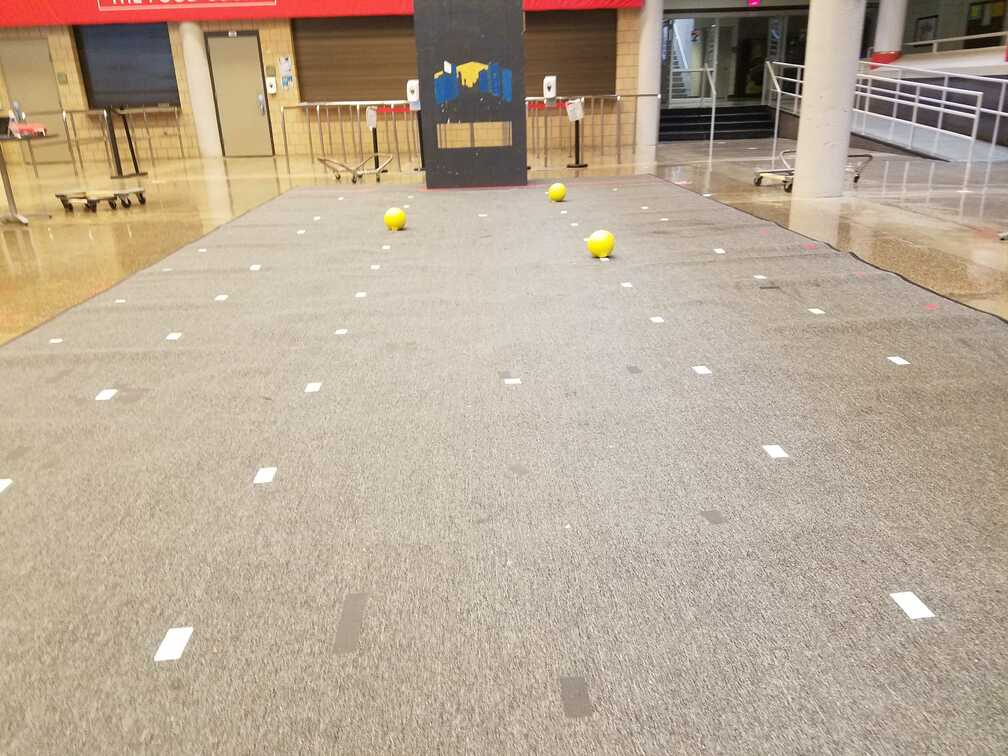
#> input picture obj4.jpg, 1008 x 756 px
$ python image_processing.py
#> lines starting #> are read from the running program, lines starting #| are printed output that depends on the picture; after the words box and inside, x2 and y2 are one past the last pixel; in counts of white or black regions, pixels touching at a corner belong together
import cv2
import time
import numpy as np


def nothing(x):
    pass

cv2.namedWindow("Tracking")
cv2.createTrackbar("LH", "Tracking", 0, 255, nothing)
#> slider 'LH' is set to 51
cv2.createTrackbar("LS", "Tracking", 0, 255, nothing)
#> slider 'LS' is set to 51
cv2.createTrackbar("LV", "Tracking", 0, 255, nothing)
#> slider 'LV' is set to 51

cv2.createTrackbar("UH", "Tracking", 255, 255, nothing)
cv2.createTrackbar("US", "Tracking", 255, 255, nothing)
cv2.createTrackbar("UV", "Tracking", 255, 255, nothing)

while True:
    # reading image
    img = cv2.imread('obj4.jpg', -1)
#> img is the input picture: shape (756, 1008, 3); mean B, G, R 147.9, 167.4, 184
    hsv = cv2.cvtColor(img, cv2.COLOR_BGR2HSV)
#> hsv: shape (756, 1008, 3); mean H, S, V 21.3, 52.4, 184.4

    # what to do with each vid frame
    l_h = cv2.getTrackbarPos("LH", "Tracking")
    l_s = cv2.getTrackbarPos("LS", "Tracking")
    l_v = cv2.getTrackbarPos("LV", "Tracking")
    h_h = cv2.getTrackbarPos("UH", "Tracking")
    h_s = cv2.getTrackbarPos("US", "Tracking")
    h_v = cv2.getTrackbarPos("UV", "Tracking")

    lower_HSV = {'h':0, 's':222, 'v':217}
    upper_HSV = {'h':204, 's':82, 'v':255}
    lower = np.array([l_h, l_s, l_v])
    upper = np.array([h_h, h_s, h_v])
    mask = cv2.inRange(img, lower, upper)
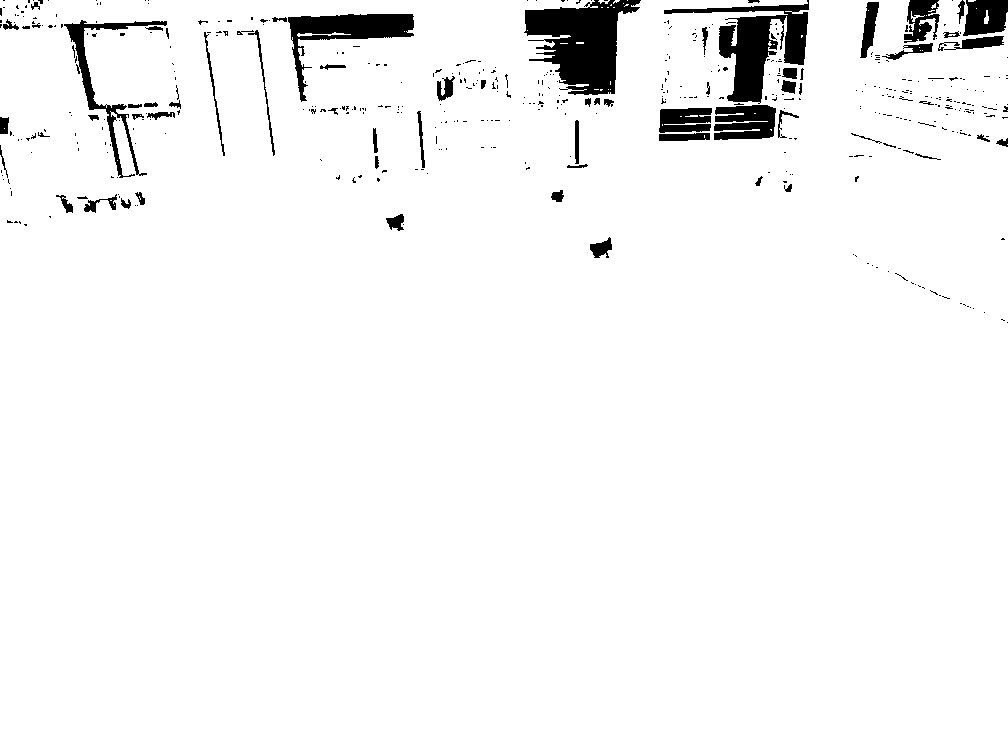
#> mask: shape (756, 1008); 96.1% white; 480 black regions (408 under 20 px), largest, box (x1, y1, x2, y2) and area: (524, 0, 641, 95) 6313, (664, 0, 809, 104) 5016, (288, 14, 414, 102) 3172

    kernel = np.ones((3,3), np.uint8)
    opening_img = cv2.morphologyEx(mask, cv2.MORPH_OPEN, kernel)
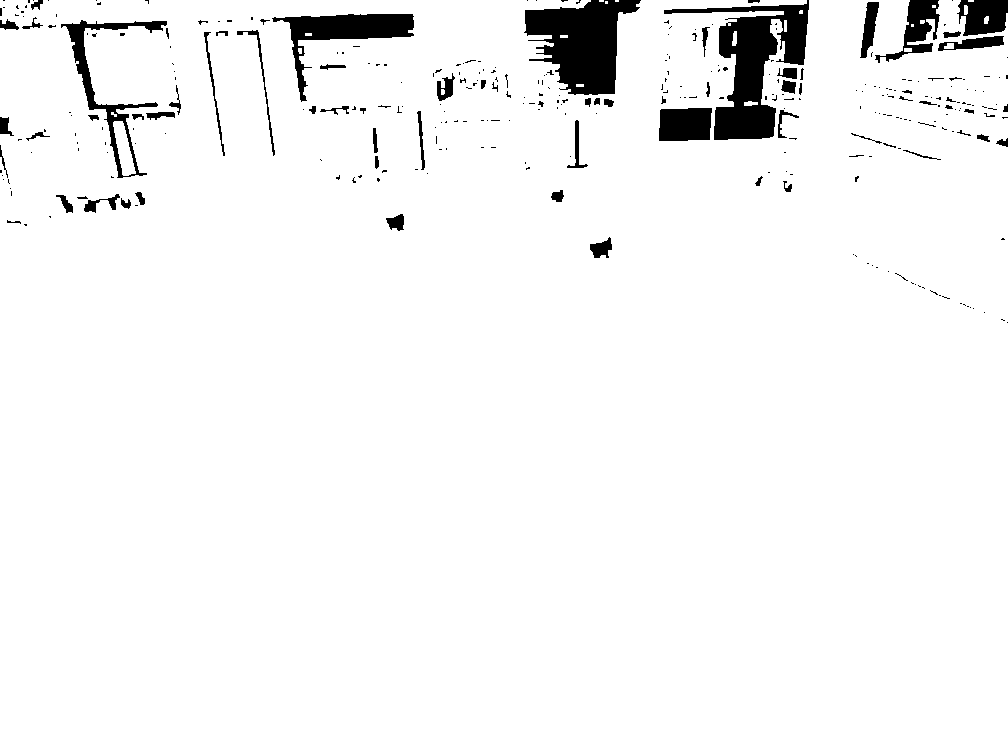
#> opening_img: shape (756, 1008); 95.9% white; 327 black regions (253 under 20 px), largest, box (x1, y1, x2, y2) and area: (664, 0, 809, 140) 7320, (524, 0, 641, 95) 6552, (272, 14, 414, 102) 3348

    points = cv2.findNonZero(mask)
#> points = contour of 732608 points, box (x1, y1, x2, y2) (0, 0, 1008, 756), area 162
    if cv2.countNonZero(mask)>0:
        avg = np.mean(points, axis=0)
#> avg = [[500.2, 390]]
    else:
        avg = None

    # displaying
    cv2.imshow('processed image', mask)
    k = cv2.waitKey(1)
#> (key q is pressed here)
    if k==ord('q'):
        break
    elif k==ord('p'):
        print(f'LH:{l_h} LS:{l_s} LV:{l_v} >>> UH:{h_h} US:{h_s} UV:{h_v}')
    elif k==ord('s'):
        print(f'shape: {mask.shape}')
    elif k==ord('m'):
        print(f'mean: {avg}')

cv2.destroyAllWindows()

'''
Obj1:
Lh:0
Ls:224
Lv:237
Uh:40
Us:255
Uv:255

Obj2:
Lh:0
Ls:230
Lv:245
Uh:105
Us:255
Uv:255

Obj3:
Lh:0
Ls:232
Lv:242
Uh:85
Us:255
Uv:255

Obj4:
Lh:0
Ls:225
Lv:240
Uh:82
Us:255
Uv:255
'''

$ run again, with obj1.jpg copied over obj4.jpg
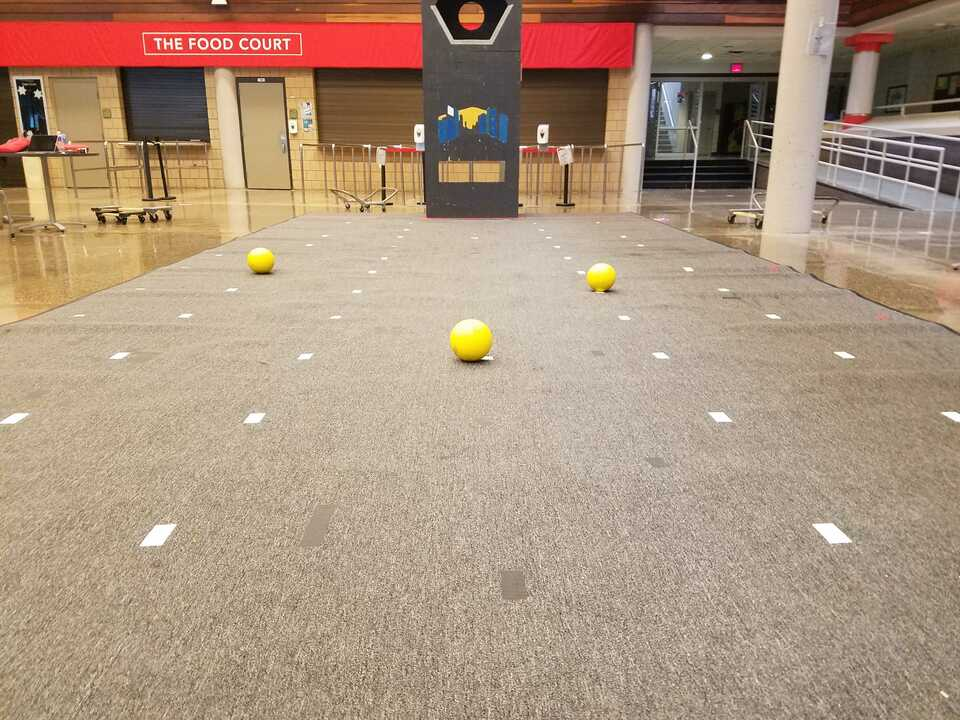
#> input picture obj1.jpg, 960 x 720 px
#> img is the input picture: shape (720, 960, 3); mean B, G, R 126.3, 148, 172.3
#> hsv: shape (720, 960, 3); mean H, S, V 21.9, 70.6, 172.6
#> `mask = cv2.inRange(img, lower, upper)`:
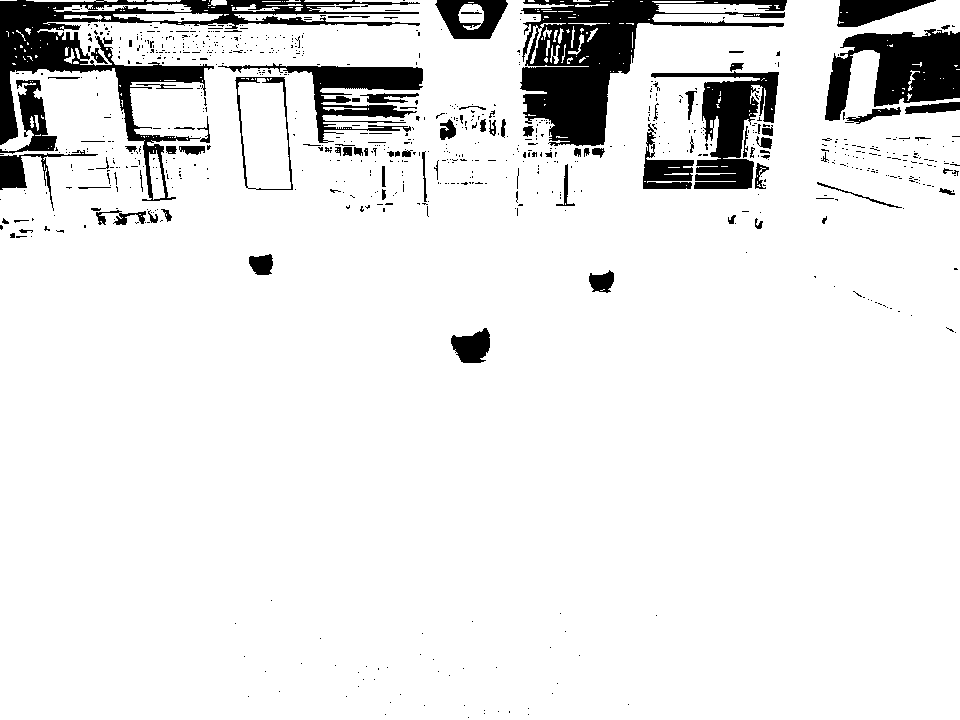
#> mask: shape (720, 960); 91% white; 818 black regions (721 under 20 px), largest, box (x1, y1, x2, y2) and area: (520, 0, 787, 146) 13490, (0, 0, 420, 201) 13335, (825, 29, 960, 121) 7278
#> `opening_img = cv2.morphologyEx(mask, cv2.MORPH_OPEN, kernel)`:
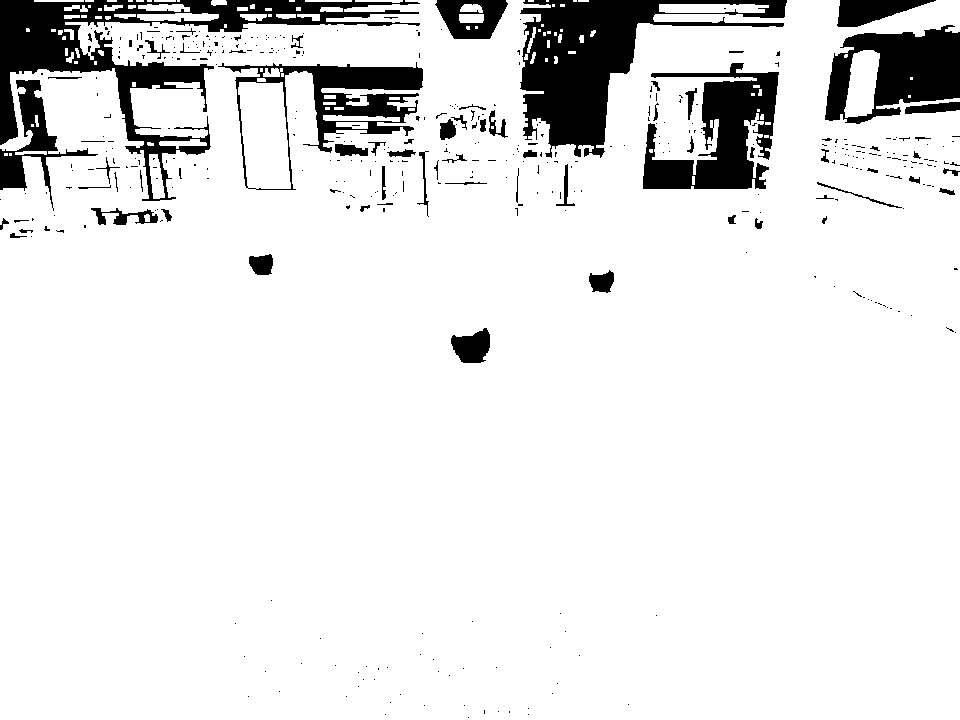
#> opening_img: shape (720, 960); 90.2% white; 423 black regions (353 under 20 px), largest, box (x1, y1, x2, y2) and area: (0, 0, 420, 201) 16106, (520, 0, 787, 158) 15014, (643, 63, 779, 189) 8796
#> points = contour of 629211 points, box (x1, y1, x2, y2) (0, 0, 960, 720), area 867
#> avg = [[479, 386.2]]

$ run again, with obj2.jpg copied over obj4.jpg
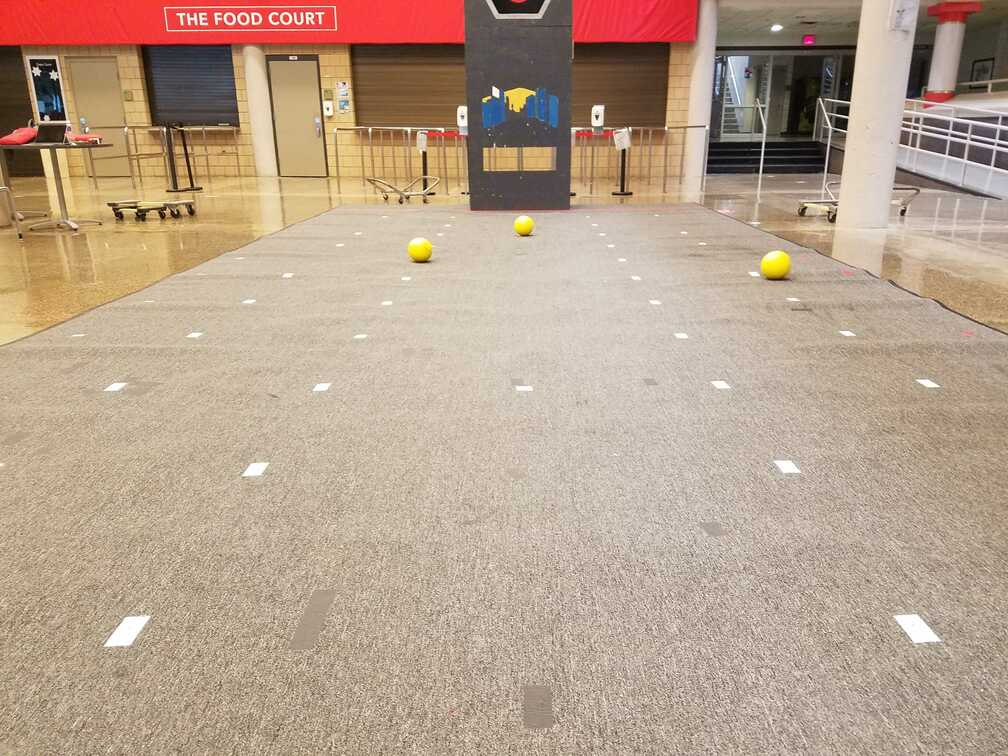
#> input picture obj2.jpg, 1008 x 756 px
#> img is the input picture: shape (756, 1008, 3); mean B, G, R 140, 160, 183.2
#> hsv: shape (756, 1008, 3); mean H, S, V 21.8, 62.4, 183.5
#> `mask = cv2.inRange(img, lower, upper)`:
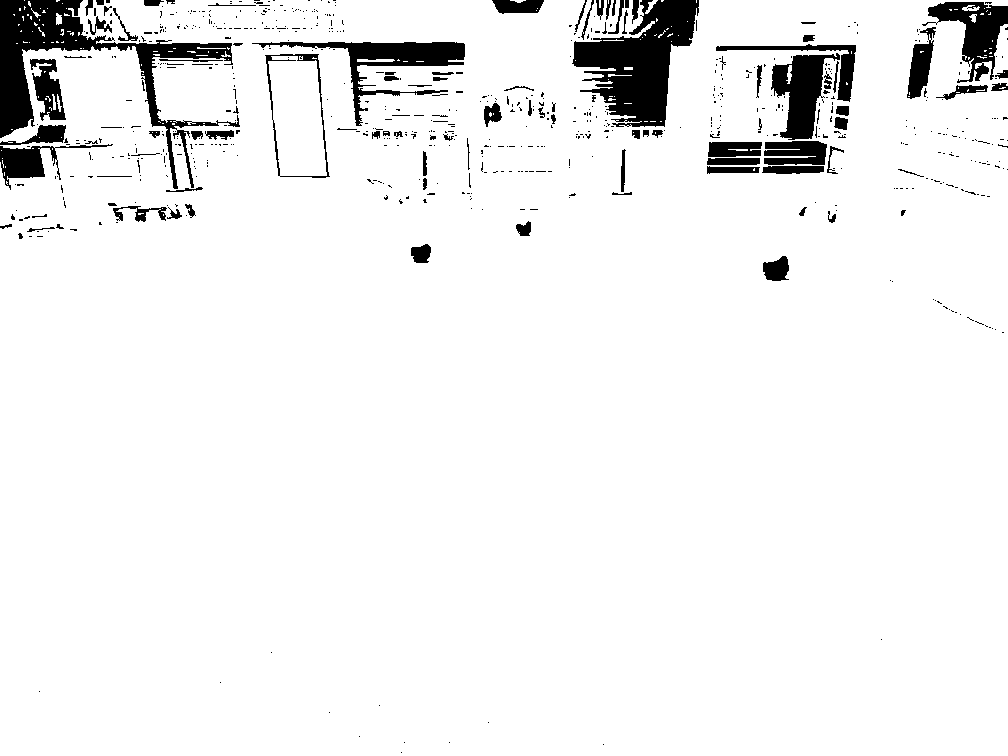
#> mask: shape (756, 1008); 94.1% white; 689 black regions (588 under 20 px), largest, box (x1, y1, x2, y2) and area: (0, 0, 240, 189) 9276, (572, 0, 699, 127) 8296, (252, 42, 465, 126) 3621
#> `opening_img = cv2.morphologyEx(mask, cv2.MORPH_OPEN, kernel)`:
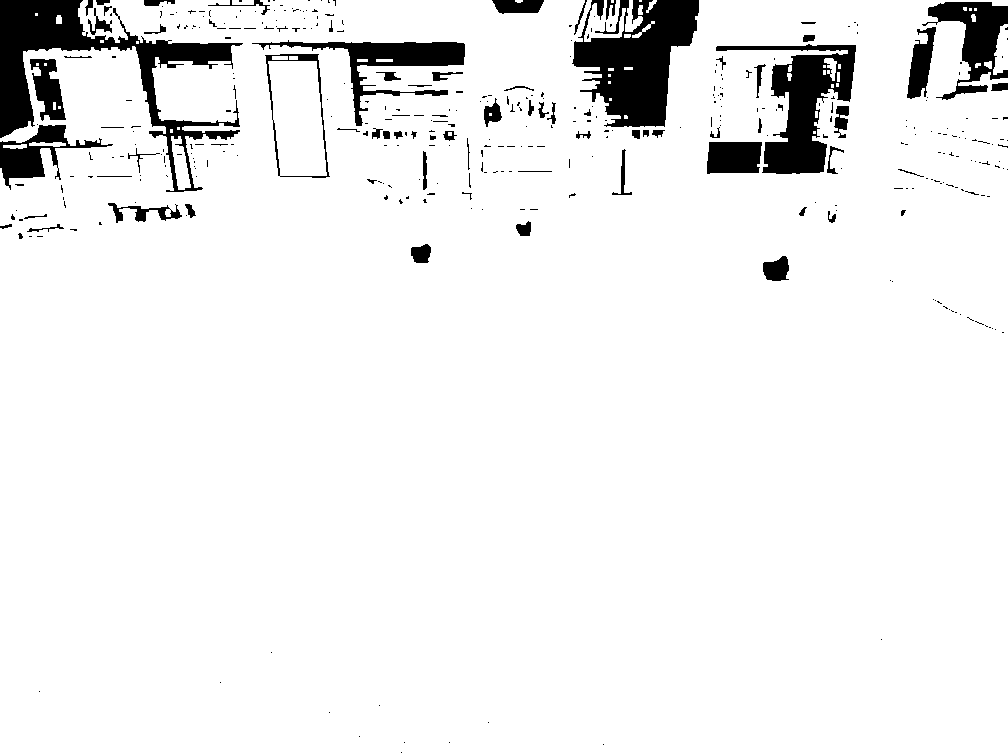
#> opening_img: shape (756, 1008); 93.6% white; 384 black regions (309 under 20 px), largest, box (x1, y1, x2, y2) and area: (0, 0, 243, 192) 11053, (572, 0, 699, 127) 9352, (716, 44, 856, 174) 6734
#> points = contour of 716801 points, box (x1, y1, x2, y2) (0, 0, 1008, 756), area 6896
#> avg = [[504.9, 396]]
